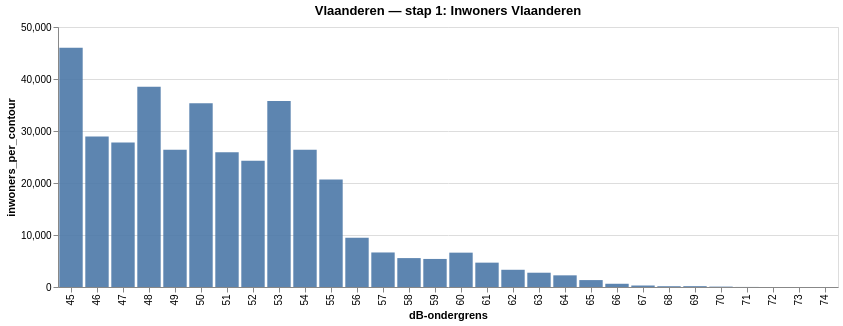

The notebook cell this image was saved under:
### Code cell
from contour.notebook_viz import toon_staaf_per_contour

toon_staaf_per_contour(vla, 'inwoners_per_contour', titel='Vlaanderen — stap 1: Inwoners Vlaanderen')

### Figure 1 — Vega-Lite specification as saved in the notebook (floating-point values rounded to 4 significant figures)
{"config": {"view": {"continuousWidth": 300, "continuousHeight": 300}}, "data": {"name": "data-2eb6a546daa500a73020cf43168b2ff8"}, "mark": {"type": "bar", "opacity": 0.9}, "encoding": {"tooltip": [{"field": "db_ondergrens", "title": "dB", "type": "ordinal"}, {"field": "waarde", "format": ",.4f", "title": "inwoners_per_contour", "type": "quantitative"}, {"field": "reeks", "title": "indicator", "type": "nominal"}], "x": {"field": "db_ondergrens", "sort": ["45", "46", "47", "48", "49", "50", "51", "52", "53", "54", "55", "56", "57", "58", "59", "60", "61", "62", "63", "64", "65", "66", "67", "68", "69", "70", "71", "72", "73", "74"], "title": "dB-ondergrens", "type": "ordinal"}, "y": {"field": "waarde", "scale": {"zero": true}, "title": "inwoners_per_contour", "type": "quantitative"}}, "height": 260, "title": "Vlaanderen — stap 1: Inwoners Vlaanderen", "width": 780, "$schema": "https://vega.github.io/schema/vega-lite/v6.4.1.json", "datasets": {"data-2eb6a546daa500a73020cf43168b2ff8": [{"db_ondergrens": "45", "waarde": 45990.0, "reeks": "lden"}, {"db_ondergrens": "46", "waarde": 28960.0, "reeks": "lden"}, {"db_ondergrens": "47", "waarde": 27770.0, "reeks": "lden"}, {"db_ondergrens": "48", "waarde": 38500.0, "reeks": "lden"}, {"db_ondergrens": "49", "waarde": 26410.0, "reeks": "lden"}, {"db_ondergrens": "50", "waarde": 35320.0, "reeks": "lden"}, {"db_ondergrens": "51", "waarde": 25890.0, "reeks": "lden"}, {"db_ondergrens": "52", "waarde": 24300.0, "reeks": "lden"}, {"db_ondergrens": "53", "waarde": 35770.0, "reeks": "lden"}, {"db_ondergrens": "54", "waarde": 26420.0, "reeks": "lden"}, {"db_ondergrens": "55", "waarde": 20650.0, "reeks": "lden"}, {"db_ondergrens": "56", "waarde": 9486.0, "reeks": "lden"}, {"db_ondergrens": "57", "waarde": 6640.0, "reeks": "lden"}, {"db_ondergrens": "58", "waarde": 5559.0, "reeks": "lden"}, {"db_ondergrens": "59", "waarde": 5395.0, "reeks": "lden"}, {"db_ondergrens": "60", "waarde": 6605.0, "reeks": "lden"}, {"db_ondergrens": "61", "waarde": 4684.0, "reeks": "lden"}, {"db_ondergrens": "62", "waarde": 3311.0, "reeks": "lden"}, {"db_ondergrens": "63", "waarde": 2747.0, "reeks": "lden"}, {"db_ondergrens": "64", "waarde": 2243.0, "reeks": "lden"}, {"db_ondergrens": "65", "waarde": 1330.0, "reeks": "lden"}, {"db_ondergrens": "66", "waarde": 621.0, "reeks": "lden"}, {"db_ondergrens": "67", "waarde": 286.0, "reeks": "lden"}, {"db_ondergrens": "68", "waarde": 150.0, "reeks": "lden"}, {"db_ondergrens": "69", "waarde": 160.0, "reeks": "lden"}, {"db_ondergrens": "70", "waarde": 73.0, "reeks": "lden"}, {"db_ondergrens": "71", "waarde": 11.0, "reeks": "lden"}, {"db_ondergrens": "72", "waarde": 0.0, "reeks": "lden"}, {"db_ondergrens": "73", "waarde": 0.0, "reeks": "lden"}, {"db_ondergrens": "74", "waarde": 0.0, "reeks": "lden"}]}}
